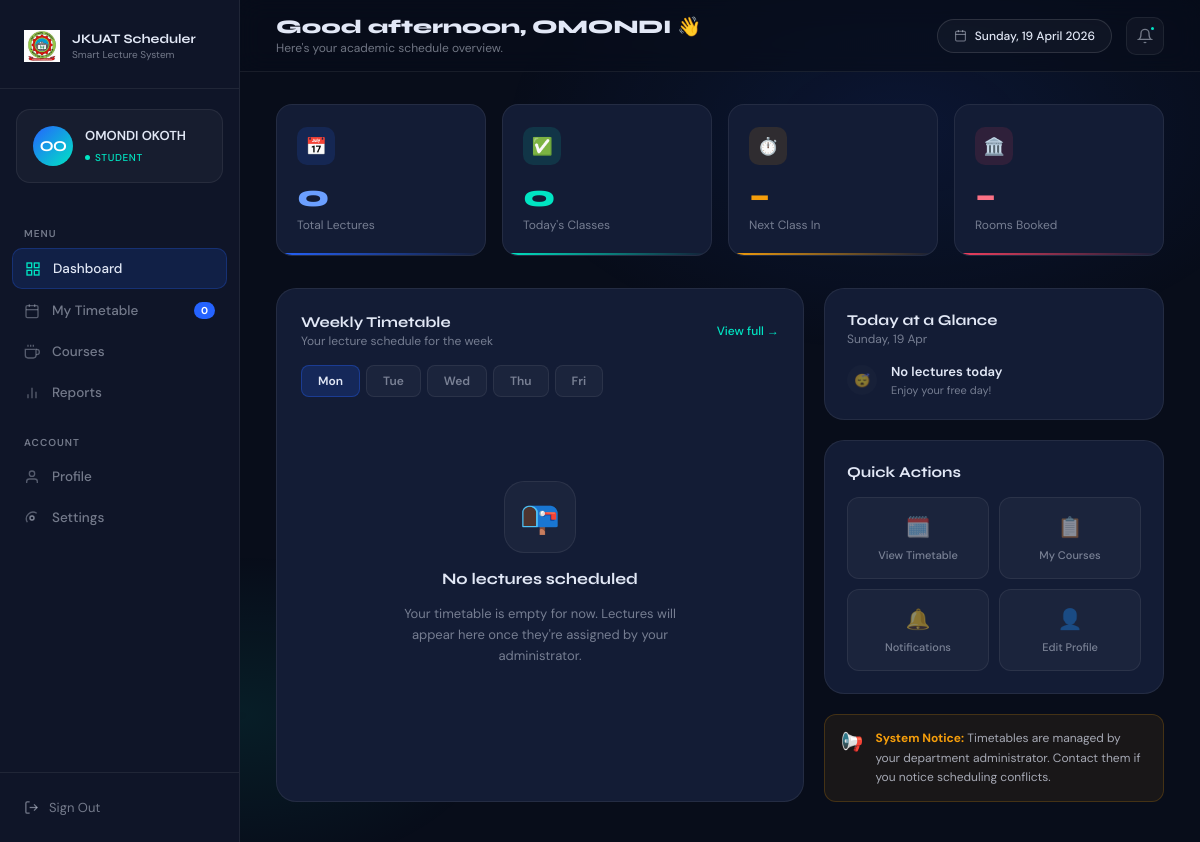
Before: /student (signed in) with the older database file.
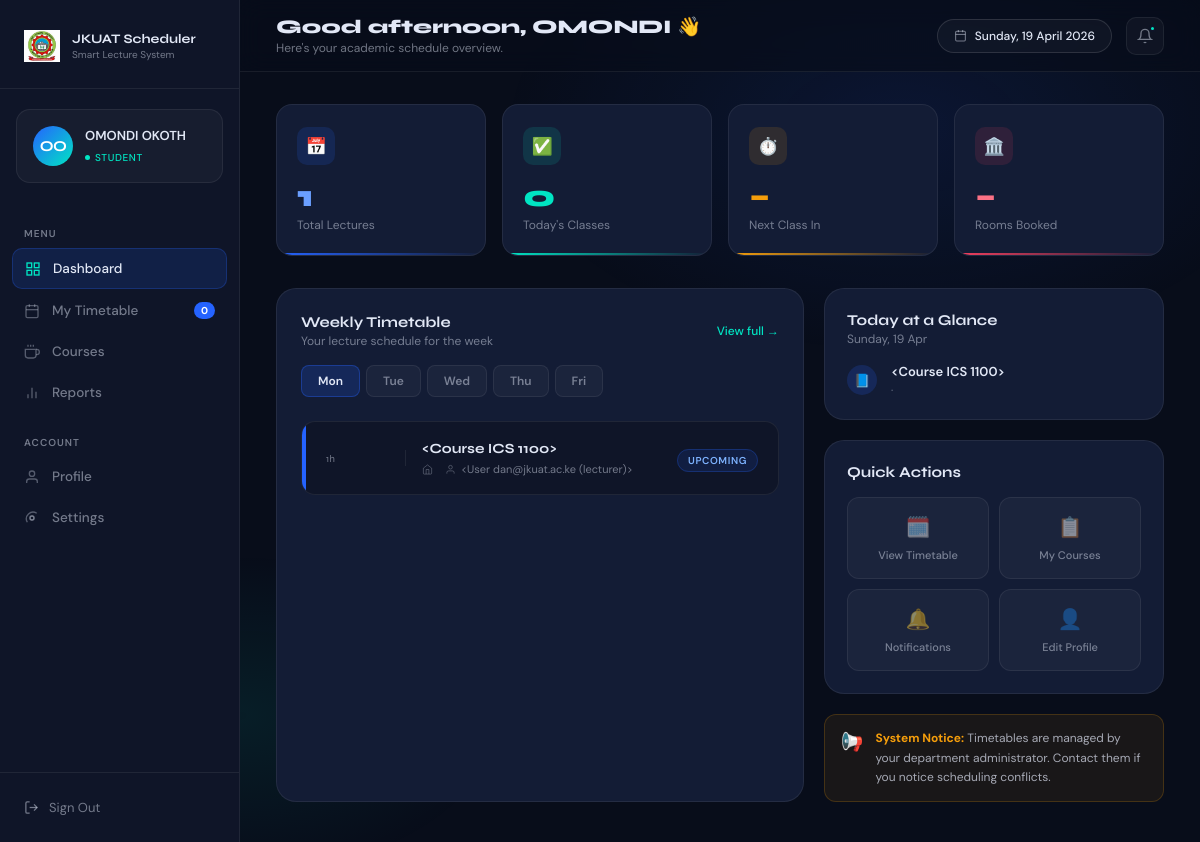
After: the same page with the newer database file.
### models.py (models this page shows, shortened)
class Lecture(db.Model):
    __tablename__ = 'lecture'
    id          = db.Column(db.Integer, primary_key=True)
    day         = db.Column(db.String(10),  nullable=False)
    start_time  = db.Column(db.Time, nullable=False)
    end_time    = db.Column(db.Time, nullable=False)
    created_at  = db.Column(db.DateTime, default=datetime.utcnow)
    lecturer_id = db.Column(db.Integer, db.ForeignKey('user.id'),   nullable=False)
    room_id     = db.Column(db.Integer, db.ForeignKey('room.id'),   nullable=False)
    course_id   = db.Column(db.Integer, db.ForeignKey('course.id'), nullable=False)
    notifications = db.relationship('Notification', backref='lecture', lazy=True)

class Course(db.Model):
    __tablename__ = 'course'
    id           = db.Column(db.Integer, primary_key=True)
    code         = db.Column(db.String(20),  nullable=False)   # "ICS 2200"
    name         = db.Column(db.String(120), nullable=False)   # "Electronics"
    year         = db.Column(db.Integer, nullable=False)        # 1–4
    semester     = db.Column(db.Integer, nullable=False)        # 1 or 2
    programme_id = db.Column(db.Integer, db.ForeignKey('programme.id'), nullable=False)
    lecturer_id  = db.Column(db.Integer, db.ForeignKey('user.id'),      nullable=True)
    lectures    = db.relationship('Lecture',    backref='course', lazy=True)
    enrollments = db.relationship('Enrollment', backref='course', lazy=True)
    def __repr__(self):
        return f'<Course {self.code}>'

class User(UserMixin, db.Model):
    __tablename__ = 'user'
    id       = db.Column(db.Integer, primary_key=True)
    name     = db.Column(db.String(120), nullable=False)
    email    = db.Column(db.String(120), unique=True, nullable=False)
    password = db.Column(db.String(256), nullable=False)
    role     = db.Column(db.String(20),  nullable=False)   # "student" | "lecturer"
    lectures       = db.relationship('Lecture',      backref='lecturer',
                                     foreign_keys='Lecture.lecturer_id', lazy=True)
    enrollments    = db.relationship('Enrollment',   backref='student',  lazy=True)
    notifications  = db.relationship('Notification', backref='user',     lazy=True,
                                     order_by='Notification.created_at.desc()')
    taught_courses = db.relationship('Course',       backref='lecturer', lazy=True)
    def unread_count(self):
        return Notification.query.filter_by(user_id=self.id, is_read=False).count()
    def __repr__(self):
        return f'<User {self.email} ({self.role})>'

### app.py (the view)
@app.route('/student')
@login_required
def student_dashboard():
    if current_user.role != 'student':
        return redirect(url_for('lecturer_dashboard'))
    enrolled_ids = [e.course_id for e in current_user.enrollments]
    lectures = Lecture.query\
        .filter(Lecture.course_id.in_(enrolled_ids))\
        .order_by(Lecture.day, Lecture.start_time)\
        .all() if enrolled_ids else []
    notifications = Notification.query\
        .filter_by(user_id=current_user.id)\
        .order_by(Notification.created_at.desc())\
        .limit(20).all()
    unread = current_user.unread_count()
    return render_template('student_dashboard.html',
                           user=current_user,
                           lectures=lectures,
                           notifications=notifications,
                           unread=unread)

### app.py (called while the page is built)
@login_manager.user_loader
def load_user(user_id):
    return User.query.get(int(user_id))

### templates/student_dashboard.html (shortened to what the changed rows need)
<!DOCTYPE html>
<html lang="en">
<head>
</head>
<body>
<div class="main">
    <header class="topbar">
        <div class="topbar-left">
            <h1>Good <span id="greeting-word">morning</span>, <span id="greeting-name">{{ user.name.split()[0] }}</span> 👋</h1>
        </div>
    </header>
    <div class="content">
        <div class="stats-row">
            <div class="stat-card c-blue">
                <div class="stat-icon blue">📅</div>
                <div class="stat-val blue">{{ lectures|length }}</div>
                <div class="stat-label">Total Lectures</div>
            </div>
        </div>
        <div class="grid-2">
            <div class="timetable-panel">
                <div class="lecture-list" id="lecture-list">
                    {% if lectures %}
                        {% for lecture in lectures %}
                        <div class="lecture-card">
                            <div class="card-accent-bar blue"></div>
                            <div class="card-body">
                                <div class="card-time">
                                    <span>{{ lecture.duration if lecture.duration else '1h' }}</span>
                                </div>
                                <div class="card-info">
                                    <div class="card-course">{{ lecture.course }}</div>
                                    <div class="card-meta">
                                        <span class="meta-chip">
                                            <svg width="11" height="11" fill="none" stroke="currentColor" stroke-width="2" viewBox="0 0 24 24"><path d="M3 9l9-7 9 7v11a2 2 0 0 1-2 2H5a2 2 0 0 1-2-2z"/><polyline points="9 22 9 12 15 12 15 22"/></svg>
                                        </span>
                                        {% if lecture.lecturer %}
                                        <span class="meta-chip">
                                            <svg width="11" height="11" fill="none" stroke="currentColor" stroke-width="2" viewBox="0 0 24 24"><path d="M20 21v-2a4 4 0 0 0-4-4H8a4 4 0 0 0-4 4v2"/><circle cx="12" cy="7" r="4"/></svg>
                                            {{ lecture.lecturer }}
                                        </span>
                                        {% endif %}
                                    </div>
                                </div>
                                <div class="card-status">
                                    <span class="status-badge next">Upcoming</span>
                                </div>
                            </div>
                        </div>
                        {% endfor %}
                    {% else %}
                        <div class="empty-state">
                            <div class="empty-icon">📭</div>
                            <div class="empty-title">No lectures scheduled</div>
                            <div class="empty-desc">Your timetable is empty for now. Lectures will appear here once they're assigned by your administrator.</div>
                        </div>
                    {% endif %}
                </div>
            </div>
            <div class="right-col">
                <div class="today-card">
                    <div class="today-timeline">
                        {% if lectures %}
                            {% for lecture in lectures[:3] %}
                            <div class="timeline-item">
                                <div class="tl-dot blue">📘</div>
                                <div class="tl-body">
                                    <div class="tl-course">{{ lecture.course }}</div>
                                    <div class="tl-meta">{{ lecture.time }} · {{ lecture.room }}</div>
                                </div>
                            </div>
                            {% endfor %}
                        {% else %}
                            <div class="timeline-item">
                                <div class="tl-dot done">😴</div>
                                <div class="tl-body">
                                    <div class="tl-course">No lectures today</div>
                                    <div class="tl-meta">Enjoy your free day!</div>
                                </div>
                            </div>
                        {% endif %}
                    </div>
                </div>
            </div>
        </div>
    </div>
</div>
</body>
</html>

Changed rows visible on the page:
added Lecture: duration "1h", course "<Course ICS 1100>", lecturer "<User dan@jkuat.ac.ke (lecturer)>"
Other visible differences:
{{ lectures|length }}: "0" → "1"
text no longer shown: "📭 No lectures scheduled Your timetable is empty for now. Lectures will appear here once they're assigned by your administrator. 😴 No lectures today Enjoy your free day!"
